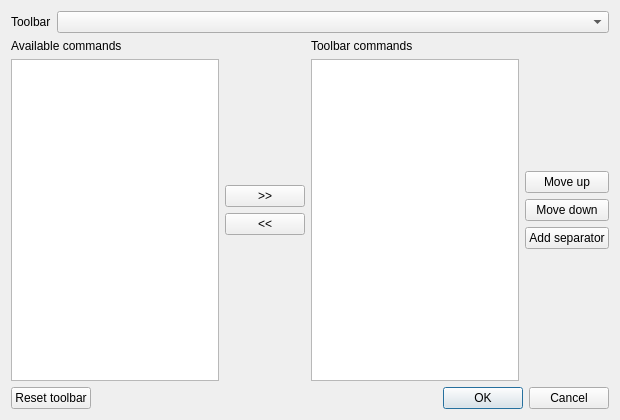
<?xml version="1.0" encoding="UTF-8"?>
<ui version="4.0">
 <class>DialogCustomizeToolbars</class>
 <widget class="QDialog" name="DialogCustomizeToolbars">
  <property name="geometry">
   <rect>
    <x>0</x>
    <y>0</y>
    <width>620</width>
    <height>420</height>
   </rect>
  </property>
  <property name="windowTitle">
   <string>Customize toolbars</string>
  </property>
  <layout class="QVBoxLayout" name="verticalLayout">
   <item>
    <layout class="QHBoxLayout" name="layoutToolbarPick">
     <item>
      <widget class="QLabel" name="lblToolbar">
       <property name="text">
        <string>Toolbar</string>
       </property>
      </widget>
     </item>
     <item>
      <widget class="QComboBox" name="comboToolbar">
       <property name="sizePolicy">
        <sizepolicy hsizetype="Expanding" vsizetype="Fixed">
         <horstretch>0</horstretch>
         <verstretch>0</verstretch>
        </sizepolicy>
       </property>
      </widget>
     </item>
    </layout>
   </item>
   <item>
    <layout class="QHBoxLayout" name="layoutLists">
     <item>
      <layout class="QVBoxLayout" name="layoutAvailable">
       <item>
        <widget class="QLabel" name="lblAvailable">
         <property name="text">
          <string>Available commands</string>
         </property>
        </widget>
       </item>
       <item>
        <widget class="QListWidget" name="listAvailable"/>
       </item>
      </layout>
     </item>
     <item>
      <layout class="QVBoxLayout" name="layoutAddRemove">
       <item>
        <spacer name="spacerAddTop">
         <property name="orientation">
          <enum>Qt::Vertical</enum>
         </property>
         <property name="sizeHint" stdset="0">
          <size>
           <width>20</width>
           <height>40</height>
          </size>
         </property>
        </spacer>
       </item>
       <item>
        <widget class="QPushButton" name="btnAdd">
         <property name="toolTip">
          <string>Add the selected command to the toolbar</string>
         </property>
         <property name="text">
          <string notr="true">&gt;&gt;</string>
         </property>
        </widget>
       </item>
       <item>
        <widget class="QPushButton" name="btnRemove">
         <property name="toolTip">
          <string>Remove the selected command from the toolbar</string>
         </property>
         <property name="text">
          <string notr="true">&lt;&lt;</string>
         </property>
        </widget>
       </item>
       <item>
        <spacer name="spacerAddBottom">
         <property name="orientation">
          <enum>Qt::Vertical</enum>
         </property>
         <property name="sizeHint" stdset="0">
          <size>
           <width>20</width>
           <height>40</height>
          </size>
         </property>
        </spacer>
       </item>
      </layout>
     </item>
     <item>
      <layout class="QVBoxLayout" name="layoutCurrent">
       <item>
        <widget class="QLabel" name="lblCurrent">
         <property name="text">
          <string>Toolbar commands</string>
         </property>
        </widget>
       </item>
       <item>
        <widget class="QListWidget" name="listCurrent"/>
       </item>
      </layout>
     </item>
     <item>
      <layout class="QVBoxLayout" name="layoutOrder">
       <item>
        <spacer name="spacerOrderTop">
         <property name="orientation">
          <enum>Qt::Vertical</enum>
         </property>
         <property name="sizeHint" stdset="0">
          <size>
           <width>20</width>
           <height>40</height>
          </size>
         </property>
        </spacer>
       </item>
       <item>
        <widget class="QPushButton" name="btnUp">
         <property name="text">
          <string>Move up</string>
         </property>
        </widget>
       </item>
       <item>
        <widget class="QPushButton" name="btnDown">
         <property name="text">
          <string>Move down</string>
         </property>
        </widget>
       </item>
       <item>
        <widget class="QPushButton" name="btnSeparator">
         <property name="text">
          <string>Add separator</string>
         </property>
        </widget>
       </item>
       <item>
        <spacer name="spacerOrderBottom">
         <property name="orientation">
          <enum>Qt::Vertical</enum>
         </property>
         <property name="sizeHint" stdset="0">
          <size>
           <width>20</width>
           <height>40</height>
          </size>
         </property>
        </spacer>
       </item>
      </layout>
     </item>
    </layout>
   </item>
   <item>
    <layout class="QHBoxLayout" name="layoutButtons">
     <item>
      <widget class="QPushButton" name="btnReset">
       <property name="toolTip">
        <string>Restore this toolbar's default commands</string>
       </property>
       <property name="text">
        <string>Reset toolbar</string>
       </property>
      </widget>
     </item>
     <item>
      <spacer name="spacerButtons">
       <property name="orientation">
        <enum>Qt::Horizontal</enum>
       </property>
       <property name="sizeHint" stdset="0">
        <size>
         <width>40</width>
         <height>20</height>
        </size>
       </property>
      </spacer>
     </item>
     <item>
      <widget class="QDialogButtonBox" name="buttonBox">
       <property name="standardButtons">
        <set>QDialogButtonBox::Cancel|QDialogButtonBox::Ok</set>
       </property>
      </widget>
     </item>
    </layout>
   </item>
  </layout>
 </widget>
 <resources/>
 <connections>
  <connection>
   <sender>buttonBox</sender>
   <signal>accepted()</signal>
   <receiver>DialogCustomizeToolbars</receiver>
   <slot>accept()</slot>
  </connection>
  <connection>
   <sender>buttonBox</sender>
   <signal>rejected()</signal>
   <receiver>DialogCustomizeToolbars</receiver>
   <slot>reject()</slot>
  </connection>
 </connections>
</ui>
